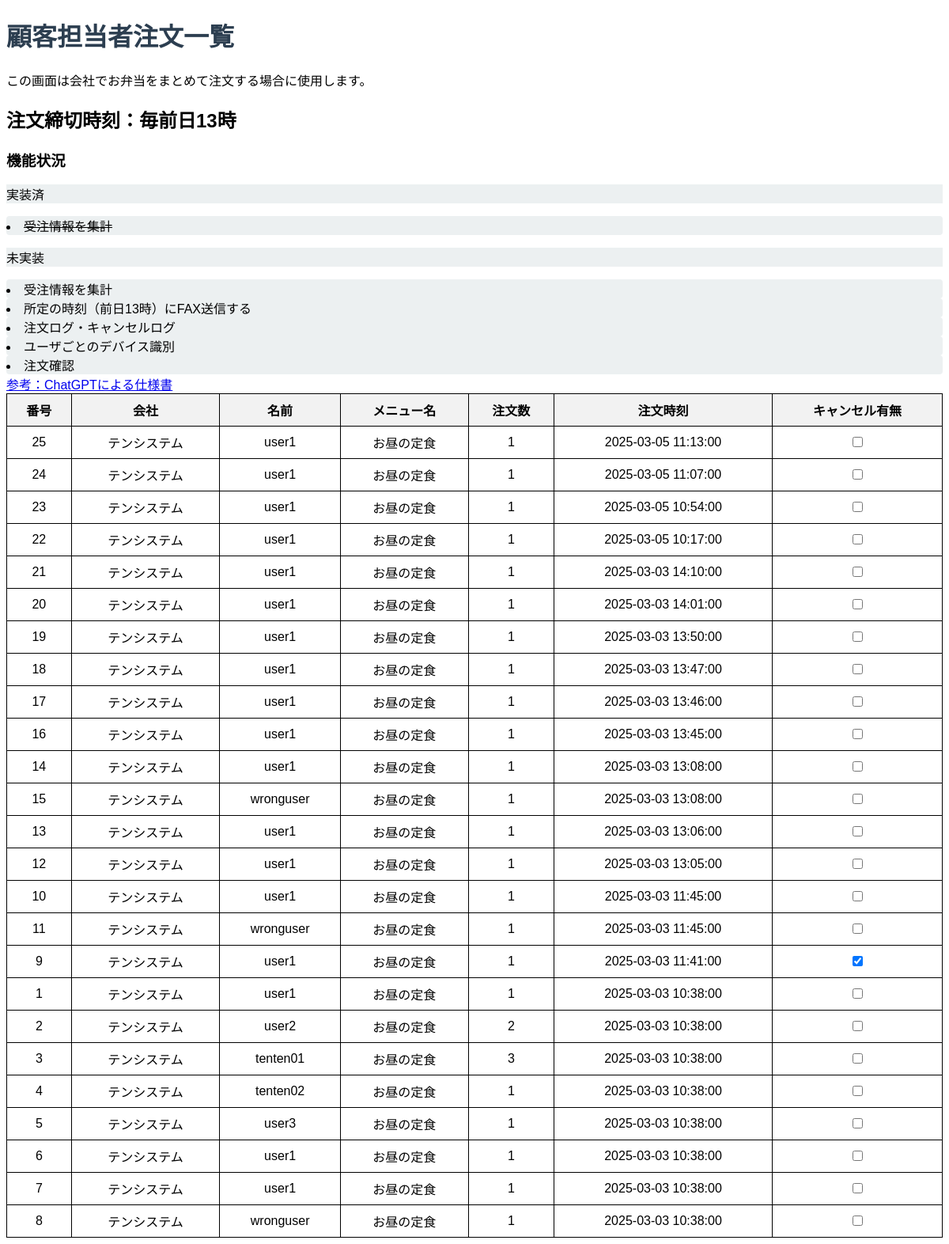
The page /manager/today (signed in) on the database its author committed.
### tables this page shows
CREATE TABLE Orders (
            order_id INTEGER PRIMARY KEY AUTOINCREMENT,
            company_id INTEGER,
            username TEXT,
            shop_name TEXT,
            menu_id INTEGER,
            amount INTEGER,
            created_at TEXT DEFAULT CURRENT_TIMESTAMP,
            updated_at TEXT DEFAULT "",
            canceled INTEGER DEFAULT 0
            );

### services/manager.py (the view)
@manager_router.get("/today", response_class=HTMLResponse)
@log_decorator
async def manager_view(request: Request, response: Response, hx_request: Optional[str] = Header(None)):
    try:
        cookies = get_all_cookies(request)
        if not cookies:
            raise CustomException(400, "Cookieが取得できませんでした。")
        check_manager_permission(request)
        orders = await select_company_order(1)
        if orders is None:
            print('ordersなし')
            return HTMLResponse("<html><p>注文は0件です</p></html>")
        return await order_table_view(request, response, orders, "manager_orders_today.html")
    except Exception as e:
        raise CustomException(400, f"/manager_view Error: {str(e)}")

### templates/table.html (shortened to what this page needs)
{% for order in orders %}
<tr>
    <td>{{ order.order_id }}</td>
    <td>{{ order.company_name }}</td>
    <td>{{ order.username }}</td>
    <td>{{ order.menu_name }}</td>
    <td>{{ order.amount }}</td>
    <td>{{ order.created_at }}</td>
    <td>
        <input type="checkbox" class="cancel-checkbox" data-order-id="{{ order.order_id }}"
            {% if order.canceled %} checked {% endif %}>
    </td>
</tr>
{% endfor %}

### templates/manager_orders_today.html (shortened to what this page needs)
<!DOCTYPE html>
    <html lang="ja">
    <head>
    </head>
    <body>
        <h1>顧客担当者注文一覧</h1>
        <a>この画面は会社でお弁当をまとめて注文する場合に使用します。</a>
        <h2>注文締切時刻：毎前日13時</h2>
        <h3>機能状況</h3>
        <ul>実装済</ul>
            <li><del>受注情報を集計</del></li>
        <ul>未実装</ul>
            <li>受注情報を集計</li>
            <li>所定の時刻（前日13時）にFAX送信する</li>
            <li>注文ログ・キャンセルログ</li>
            <li>ユーザごとのデバイス識別</li>
            <li>注文確認</li>
            <a href="https://chatgpt.com/share/675fa125-e804-800b-99cf-6820389efba2">参考：ChatGPTによる仕様書</a>
        <table border="1">
            <thead>
                <tr>
                    <th>番号</th>
                    <th>会社</th>
                    <th>名前</th>
                    <th>メニュー名</th>
                    <th>注文数</th>
                    <th>注文時刻</th>
                    <th>キャンセル有無</th>
                </tr>
            </thead>
            <tbody>
                {% include 'table.html' %}
            </tbody>
        </table>
    </body>
</html>

### templates/manager_orders_today.html (style rules this page uses)
body { font-family: Arial, sans-serif; }
h1 { color: #2c3e50; }
ul { background: #ecf0f1; list-style-type: square; padding: 0; }
li { background: #ecf0f1; margin: 0px 0; padding: 0px; border-radius: 4px; }

### templates/table.html (style rules this page uses)
table { width: 100%; border-collapse: collapse; }
th, td { border: 1px solid black; text-align: center; padding: 8px; }
th { background-color: #f2f2f2; }

### rows shown on the page
Orders: order_id "2", company_name "テンシステム", username "user2", menu_name "お昼の定食", amount "2", created_at "2025-03-03 10:38:00"
Orders: order_id "3", company_name "テンシステム", username "tenten01", menu_name "お昼の定食", amount "3", created_at "2025-03-03 10:38:00"
Orders: order_id "4", company_name "テンシステム", username "tenten02", menu_name "お昼の定食", amount "1", created_at "2025-03-03 10:38:00"
Orders: order_id "5", company_name "テンシステム", username "user3", menu_name "お昼の定食", amount "1", created_at "2025-03-03 10:38:00"

### other values the page prints
{{ order.order_id }} "25" "24" "23" "22" "21" "20" "19" "18" "17" "16" "14" "15" "13" "12" "10" "11" "9" "1" "6" "7" "8"
{{ order.company_name }} "テンシステム" "テンシステム" "テンシステム" "テンシステム" "テンシステム" "テンシステム" "テンシステム" "テンシステム" "テンシステム" "テンシステム" "テンシステム" "テンシステム" "テンシステム" "テンシステム" "テンシステム" "テンシステム" "テンシステム" "テンシステム" "テンシステム" "テンシステム" "テンシステム"
{{ order.username }} "user1" "user1" "user1" "user1" "user1" "user1" "user1" "user1" "user1" "user1" "user1" "wronguser" "user1" "user1" "user1" "wronguser" "user1" "user1" "user1" "user1" "wronguser"
{{ order.menu_name }} "お昼の定食" "お昼の定食" "お昼の定食" "お昼の定食" "お昼の定食" "お昼の定食" "お昼の定食" "お昼の定食" "お昼の定食" "お昼の定食" "お昼の定食" "お昼の定食" "お昼の定食" "お昼の定食" "お昼の定食" "お昼の定食" "お昼の定食" "お昼の定食" "お昼の定食" "お昼の定食" "お昼の定食"
{{ order.amount }} "1" "1" "1" "1" "1" "1" "1" "1" "1" "1" "1" "1" "1" "1" "1" "1" "1" "1" "1" "1" "1"
{{ order.created_at }} "2025-03-05 11:13:00" "2025-03-05 11:07:00" "2025-03-05 10:54:00" "2025-03-05 10:17:00" "2025-03-03 14:10:00" "2025-03-03 14:01:00" "2025-03-03 13:50:00" "2025-03-03 13:47:00" "2025-03-03 13:46:00" "2025-03-03 13:45:00" "2025-03-03 13:08:00" "2025-03-03 13:08:00" "2025-03-03 13:06:00" "2025-03-03 13:05:00" "2025-03-03 11:45:00" "2025-03-03 11:45:00" "2025-03-03 11:41:00" "2025-03-03 10:38:00" "2025-03-03 10:38:00" "2025-03-03 10:38:00" "2025-03-03 10:38:00"
